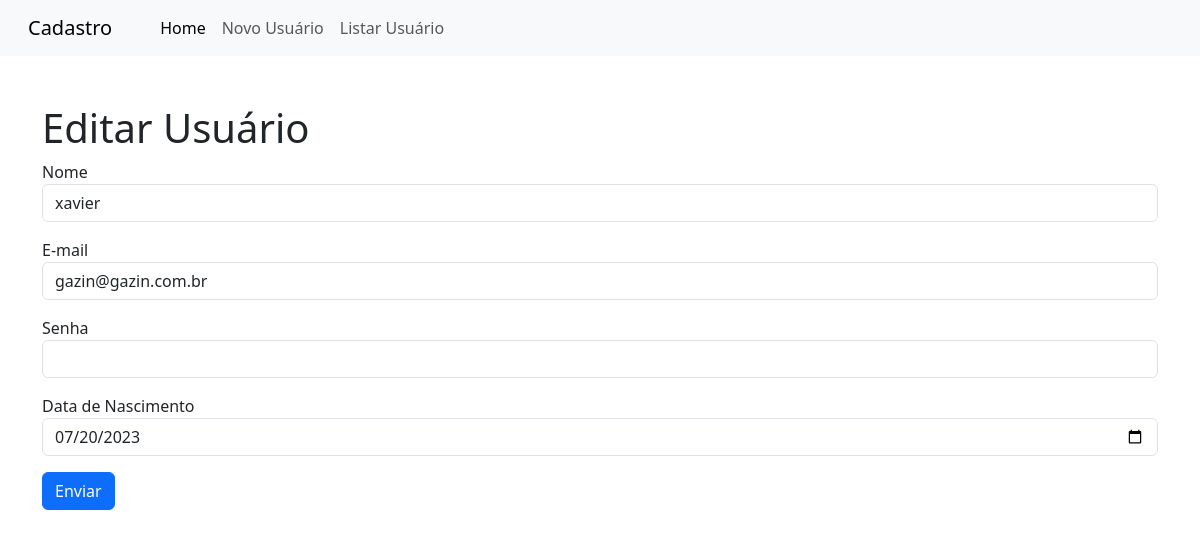
Page /?page=editar&id=2 on the committed database.
### tables this page shows
CREATE TABLE `usuarios` (
  `id` int(11) NOT NULL,
  `nome` varchar(100) NOT NULL,
  `email` varchar(255) NOT NULL,
  `senha` varchar(255) NOT NULL,
  `data_nasc` date NOT NULL
);

### editar-usuario.php (the view, shortened to what this page needs)
<h1>Editar Usuário</h1>
<?php
    if (isset($_REQUEST["id"])) {
        $id = $_REQUEST["id"];
        $sql = "SELECT * FROM usuarios WHERE id=".$id;
        $res = $conn->query($sql);
        $row = $res->fetch_object();
?>
<form action="?page=salvar" method="POST">
    <div class="mb-3">
        <label>Nome</label>
        <input type="text" name="nome" value="<?php echo $row->nome; ?>" class="form-control" autofocus>
    </div>
    <div class="mb-3">
        <label>E-mail</label>
        <input type="email" name="email" value="<?php echo $row->email; ?>" class="form-control">
    </div>
    <div class="mb-3">
        <label>Senha</label>
        <input type="password" name="senha" class="form-control" required>
    </div>
    <div class="mb-3">
        <label>Data de Nascimento</label>
        <input type="date" name="data_nasc" value="<?php echo $row->data_nasc; ?>" class="form-control">
    </div>
    <div class="mb-3">
        <button type="submit" class="btn btn-primary">Enviar</button>
    </div>
</form>
<?php
    } else {
        echo "ID do usuário não definido.";
    }
?>

### rows in the picture
usuarios: nome "xavier", email "gazin@gazin.com.br", data_nasc "07/20/2023"
